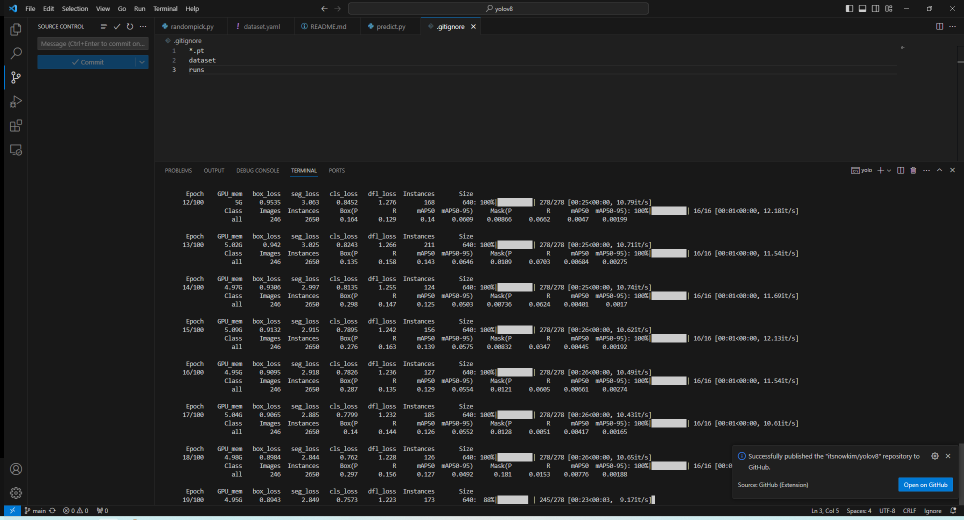
#> input picture gitimgs/train_success.png, 1928 x 1040 px (shown at 1/2 size); its folder holds only this picture in this run
$ python -i cv_processing.py   (imports and definitions only)
#> lines starting #> are read from the running program, lines starting #| are printed output that depends on the picture; after the words box and inside, x2 and y2 are one past the last pixel; in counts of white or black regions, pixels touching at a corner belong together
import cv2
import glob
import os
from tqdm import tqdm

def find_scope_video(video_path):
    pass

def find_scope_img_cv(img_path):
#> called with img_path = '../gitimgs/train_success.png'
    if isinstance(img_path, str):
        image = cv2.imread(img_path)
#> image is the input picture: shape (1040, 1928, 3); mean B, G, R 34.9, 34.5, 33.9
    else:
        image = img_path

    # 그레이 스케일로 변환합니다.
    gray = cv2.cvtColor(image, cv2.COLOR_BGR2GRAY)

    # 엣지 검출을 수행합니다.
    edges = cv2.Canny(gray, 50, 150)
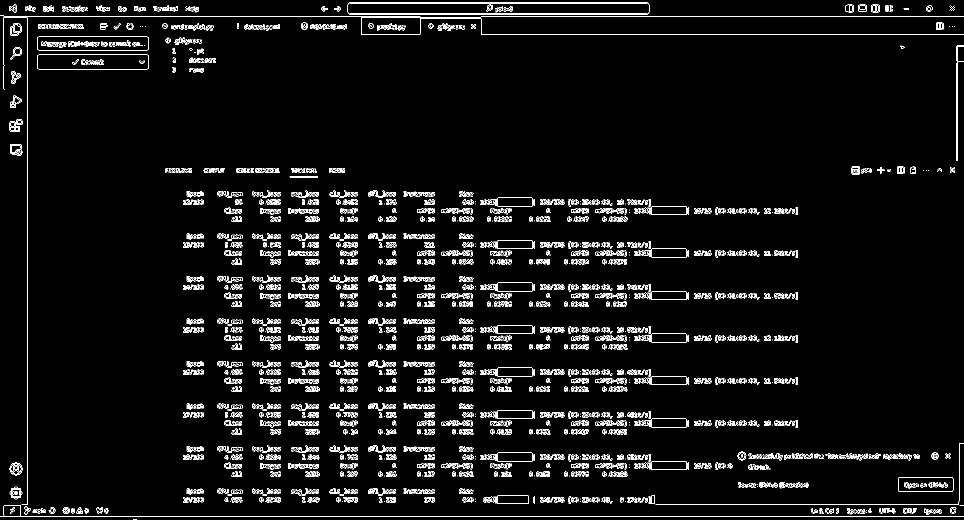
#> edges: shape (1040, 1928) (shown at 1/2 size); 4.4% white in thin lines or dots

    # 컨투어를 찾습니다.
    contours, _ = cv2.findContours(edges, cv2.RETR_EXTERNAL, cv2.CHAIN_APPROX_SIMPLE)
#> contours = 3333 contours, 2850 with area under 20; largest, box (x1, y1, x2, y2) and area: (695, 4, 1299, 30) 15035, (74, 109, 298, 139) 6451, (74, 73, 298, 101) 6005, (1796, 954, 1907, 984) 3174, (1302, 922, 1373, 940) 1187

    # 가장 큰 컨투어를 찾습니다.
    if contours:
        largest_contour = max(contours, key=cv2.contourArea)
#> largest_contour = contour of 24 points, box (x1, y1, x2, y2) (695, 4, 1299, 30), area 15035

        # 컨투어에 내접하는 원이 아닌 외접하는 사각형을 구합니다.
        x, y, w, h = cv2.boundingRect(largest_contour)
#> x = 695; y = 4; w = 604; h = 26

        # 이미지를 사각형 영역으로 자릅니다.
        crop_img = image[y:y+h, x:x+w]
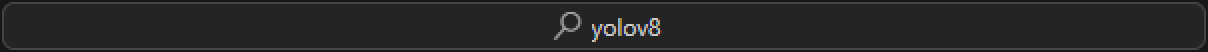
#> crop_img: shape (26, 604, 3) (shown 2 times larger); mean B, G, R 39.1, 39.1, 39.1

        # 바운딩 박스를 다른 색상으로 그립니다.
        cv2.rectangle(image, (x, y), (x + w, y + h), (255, 0, 0), 2)
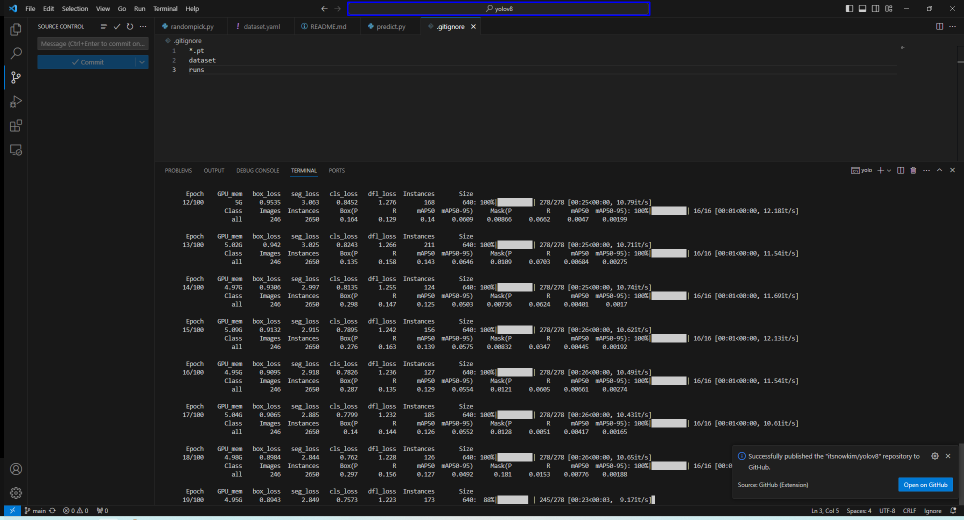
#> image: shape (1040, 1928, 3) (shown at 1/2 size); 0.19% of pixels changed, all inside (x1, y1, x2, y2) = (694, 3, 1301, 32)

    cv2.imshow('img', image)
    cv2.waitKey(0)
    cv2.destroyAllWindows()
    # 결과 이미지와 crop 된 이미지 return
    return image, crop_img

def process_imgs(target_dir):
    # 루트 디렉토리 하위의 모든 .png 파일을 찾음
    for img_path in tqdm(glob.glob(os.path.join(target_dir, '**/*.png'), recursive=True)):
        # scope 영역을 찾고, 해당 영역으로 crop
        image, crop_img = find_scope_img_cv(img_path)

        # cv2.imwrite('result.png', image)
        # cv2.imwrite('cropped_result.png', crop_img)

        # 이미지를 640x640으로 리사이즈
        resized_image = cv2.resize(crop_img, (640, 640))

        # 리사이즈된 이미지를 원래 파일에 덮어씀
        cv2.imwrite(img_path, resized_image)

>>> result = find_scope_img_cv('../gitimgs/train_success.png')
